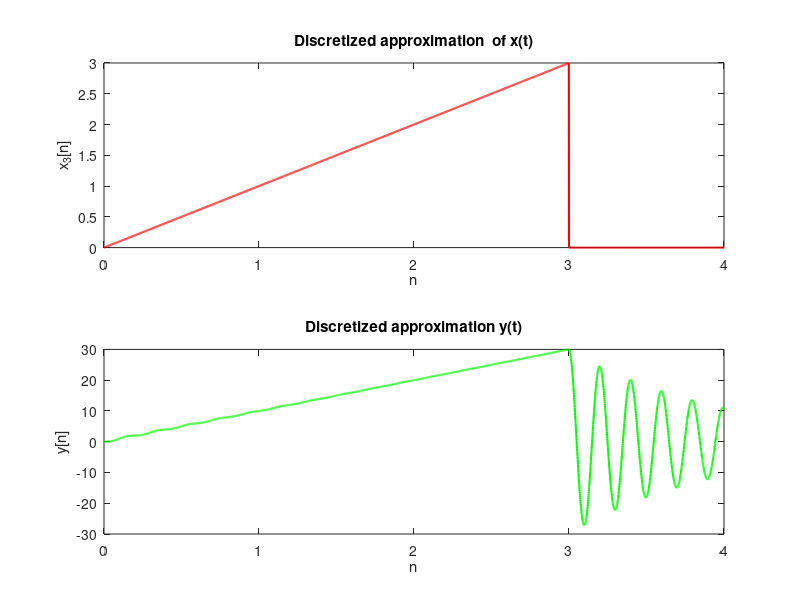

Here is the MATLAB script that generated this plot: (Note: this script raises an error after producing the figure.)
Ts = 0.001;
t = 0:Ts:4;
k = 30;
x3_t = t .* (t >= 0) - (t - 3) .* ((t - 3) >= 0) - 3 * ((t - 3) >= 0);

M = 100;
c = 0.1;
kappa = 0.1;

% System is initially at rest
y = zeros(1,length(x3_t)+2);
y(2) = 0;
y(1) = 0;

% Backward approximation loop
for i = 3:length(x3_t)+2
    y(i) = (x3_t(i-2) + 2*M*y(i-1) + c*y(i-1) - M*y(i-2))/(M+c+kappa);
end

%plotting x3 and y
figure;
subplot(2, 1, 1);
plot(t, x3_t, 'r', 'LineWidth', 1.5);
xlabel("n");
ylabel("x_3[n]");
title("Discretized approximation  of x(t)");

subplot(2, 1, 2);
plot(t, y(3:end), 'g', 'LineWidth', 1.5);
xlabel("n");
ylabel("y[n]");
title("Discretized approximation y(t)");

%plotting the coefficients
figure;
x_coeff = FSAnalysis(x3_t, k);
y_coeff = FSAnalysis(y, k);

subplot(2, 2, 1);
stem(-k:k, real(x_coeff), 'b', 'LineWidth', 1.5);
xlabel('Coefficient Index (k)');
xlim([-30,30]);
ylabel('Real Part');
title('Real Part of Fourier Series Coefficients for x3(t)');

subplot(2, 2, 2);
stem(-k:k, imag(x_coeff), 'r', 'LineWidth', 1.5);
xlabel('Coefficient Index (k)');
xlim([-30,30]);
ylabel('Imaginary Part');
title('Imaginary Part of Fourier Series Coefficients for x3(t)');

subplot(2, 2, 3);
stem(-k:k, real(y_coeff), 'b', 'LineWidth', 1.5);
xlabel('Coefficient Index (k)');
xlim([-30,30]);
ylabel('Real Part');
title('Real Part of Fourier Series Coefficients for y(t)');

subplot(2, 2, 4);
stem(-k:k, imag(y_coeff), 'r', 'LineWidth', 1.5);
xlabel('Coefficient Index');
xlim([-30,30]);
ylabel('Imaginary Part (k)');
title('Imaginary Part of Fourier Series Coefficients for y(t)');
